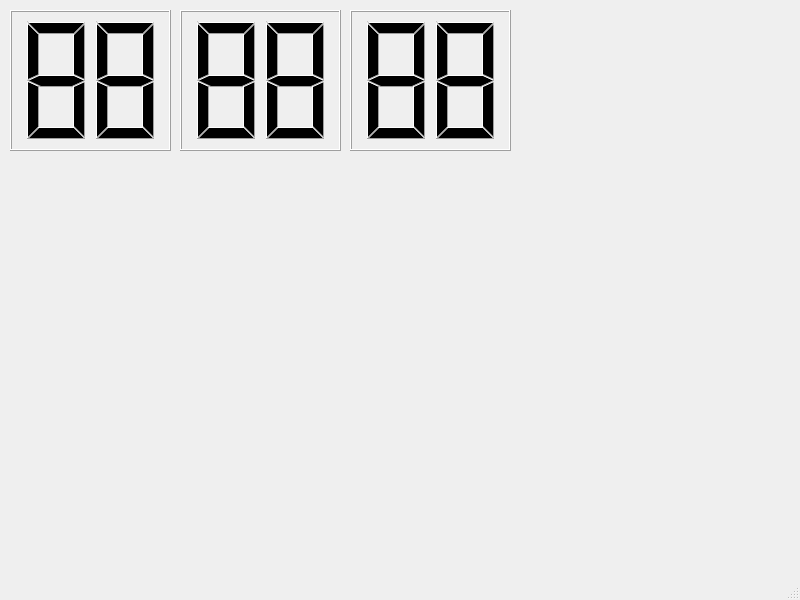
<?xml version="1.0" encoding="UTF-8"?>
<ui version="4.0">
 <class>MainWindow</class>
 <widget class="QMainWindow" name="MainWindow">
  <property name="geometry">
   <rect>
    <x>0</x>
    <y>0</y>
    <width>800</width>
    <height>600</height>
   </rect>
  </property>
  <property name="windowTitle">
   <string>MainWindow</string>
  </property>
  <widget class="QWidget" name="centralwidget">
   <widget class="QLCDNumber" name="hourLCD">
    <property name="geometry">
     <rect>
      <x>10</x>
      <y>10</y>
      <width>161</width>
      <height>141</height>
     </rect>
    </property>
    <property name="digitCount">
     <number>2</number>
    </property>
    <property name="value" stdset="0">
     <double>88.000000000000000</double>
    </property>
   </widget>
   <widget class="QLCDNumber" name="minuteLCD">
    <property name="geometry">
     <rect>
      <x>180</x>
      <y>10</y>
      <width>161</width>
      <height>141</height>
     </rect>
    </property>
    <property name="digitCount">
     <number>2</number>
    </property>
    <property name="value" stdset="0">
     <double>88.000000000000000</double>
    </property>
   </widget>
   <widget class="QLCDNumber" name="secondLCD">
    <property name="geometry">
     <rect>
      <x>350</x>
      <y>10</y>
      <width>161</width>
      <height>141</height>
     </rect>
    </property>
    <property name="digitCount">
     <number>2</number>
    </property>
    <property name="value" stdset="0">
     <double>88.000000000000000</double>
    </property>
   </widget>
  </widget>
  <widget class="QMenuBar" name="menubar">
   <property name="geometry">
    <rect>
     <x>0</x>
     <y>0</y>
     <width>800</width>
     <height>21</height>
    </rect>
   </property>
  </widget>
  <widget class="QStatusBar" name="statusbar"/>
 </widget>
 <resources/>
 <connections/>
</ui>
